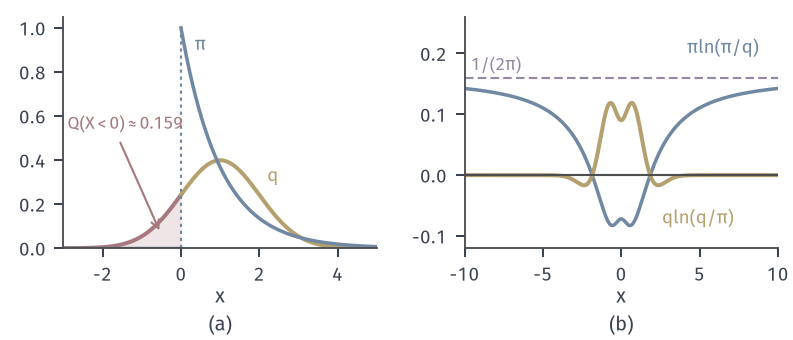

Source code (Python):
from pathlib import Path
import sys
HERE = Path(__file__).resolve().parent
sys.path.insert(0, str(HERE.parent/'dapx-common'))
from common import *
# (a) target Exp(1) (blue), candidate N(1,1) (yellow); red fill: candidate mass on x<0 where the target density is 0,
#     Q(X<0)=Phi(-1)=0.1587, so D(Q||Pi)=+inf for every Gaussian candidate.
# (b) target standard Cauchy, candidate N(0,1): integrands of D(Pi||Q) (blue) and D(Q||Pi) (yellow).
#     pi ln(pi/q) -> 1/(2 pi) as |x|->inf, so D(Pi||Q)=+inf; the yellow integrand decays like a Gaussian.
fig, axs = figure(width_mm=112, height_mm=48, ncols=2)
panel(fig, left=.08, right=.98, top=.95, bottom=.27, wspace=.28)
ax = axs[0]
x = np.linspace(-3, 5, 1601)
pe = np.where(x >= 0, np.exp(-np.clip(x, 0, None)), 0.)
q = npdf(x, 1, 1)
neg = x <= 0
ax.fill_between(x[neg], 0, q[neg], color=RED_FILL, lw=0)
ax.plot(x[neg], q[neg], color=RED, lw=1.6)
ax.plot(x[~neg], q[~neg], color=YELLOW, lw=1.6)
ax.plot(x[x >= 0], pe[x >= 0], color=BLUE, lw=1.4)
ax.plot([-3, 0], [0, 0], color=BLUE, lw=1.4)
ax.plot([0, 0], [0, 1], color=BLUE, lw=.85, ls=DOT)
lab(ax, .35, .9, r'$\pi$', BLUE)
lab(ax, 2.2, .3, r'$q$', YELLOW)
ax.annotate('', xy=(-.5, .06), xytext=(-1.6, .5), arrowprops=dict(arrowstyle='->', color=RED, lw=.85))
lab(ax, -2.9, .54, r'$Q(X<0)\approx0.159$', RED, fontsize=7)
ax.set_xlim(-3, 5); ax.set_ylim(0, 1.05)
axlab(ax, '$x$', None)
ax = axs[1]
x = np.linspace(-10, 10, 2001)
pc = 1/(np.pi*(1+x*x)); qn = npdf(x)
fw = pc*np.log(pc/qn)
rv = qn*(np.log(qn)-np.log(pc))
ax.plot(x, fw, color=BLUE, lw=1.4)
ax.plot(x, rv, color=YELLOW, lw=1.6)
ax.axhline(1/(2*np.pi), color=PURPLE, lw=.85, ls=DASH)
ax.axhline(0, color=STROKE, lw=.85)
lab(ax, 4.2, .2, r'$\pi\ln(\pi/q)$', BLUE)
lab(ax, 2.6, -.08, r'$q\ln(q/\pi)$', YELLOW)
lab(ax, -9.6, .172, r'$1/(2\pi)$', PURPLE, fontsize=7)
ax.set_xlim(-10, 10); ax.set_ylim(-.12, .26)
axlab(ax, '$x$', None)
tags(fig, axs)
from math import erf, sqrt
save(fig, HERE, 'figure', {'Q(X<0)': 0.5*(1+erf(-1/sqrt(2))), 'forward_integrand_limit': 1/(2*np.pi),
                           'reverse_KL_cauchy_gauss_numeric': float(np.sum(rv)*(x[1]-x[0]))})
